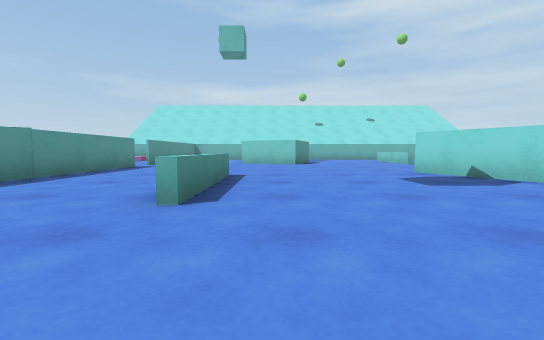
view 1 (above)

19 first-person views from a walk through a Unity game level. The camera is 0.5 m above the floor, tilts 4° down and sees 90° across. The floor is counted in squares, 1 m on a side. Each view is taken from the middle of a square. On the plan, view 1 faces up. The plan holds only what a view shows up to about 9 squares ahead; the rest is blank. The place goes on beyond the plan. The player character is not drawn.

view 2
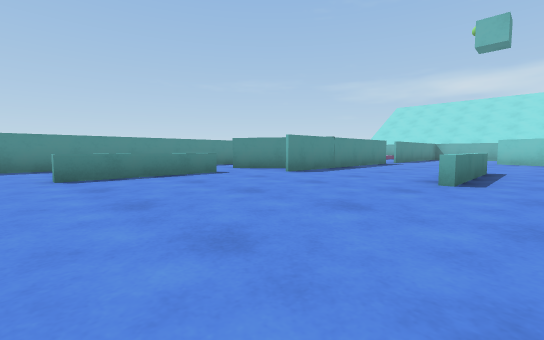

view 3
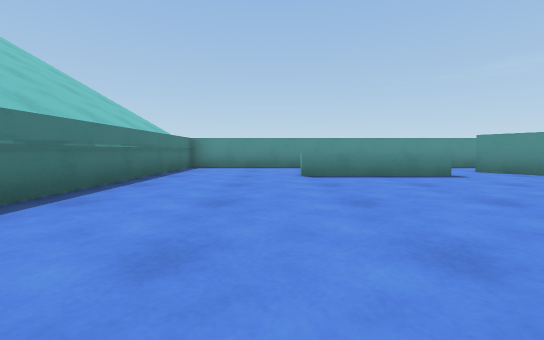

view 4
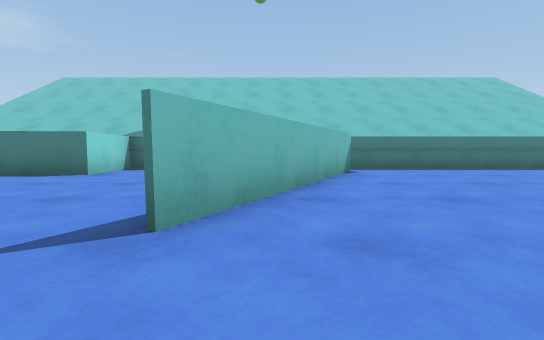

view 5
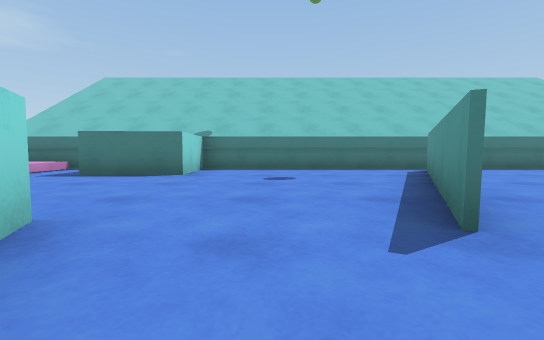

view 6
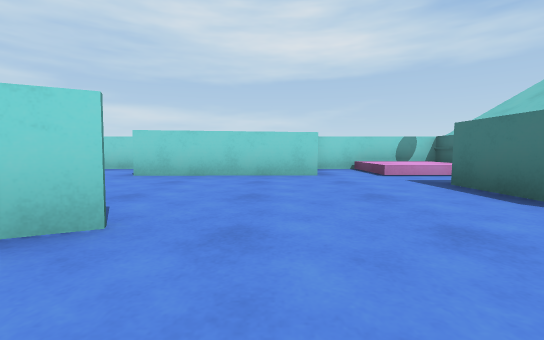

view 7
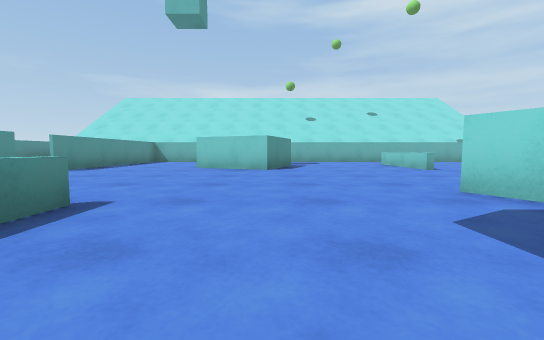

view 8
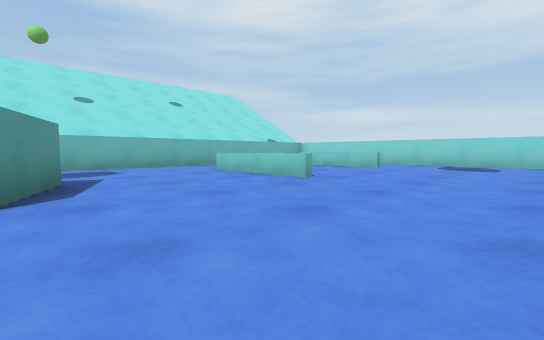

view 9
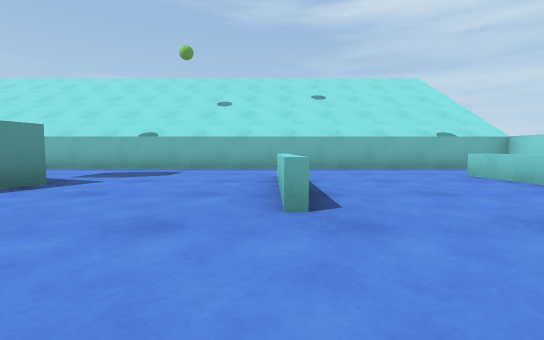

view 10
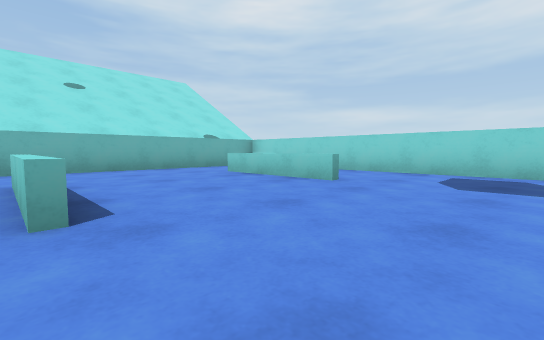

view 11
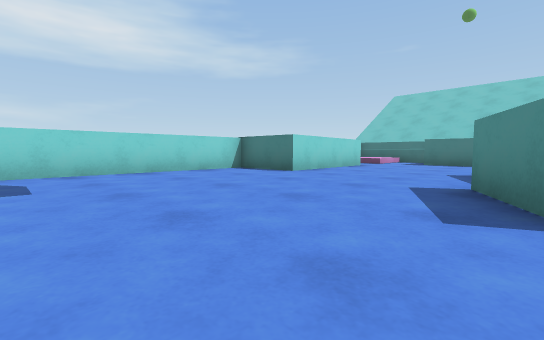

view 12
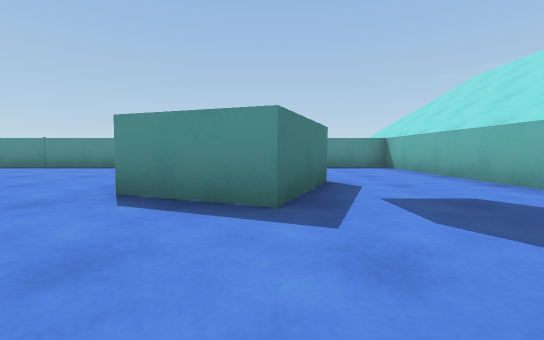

view 13
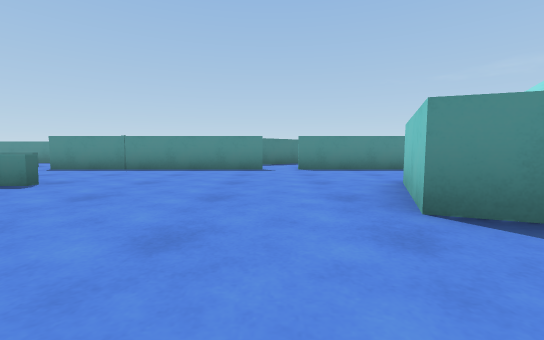

view 14
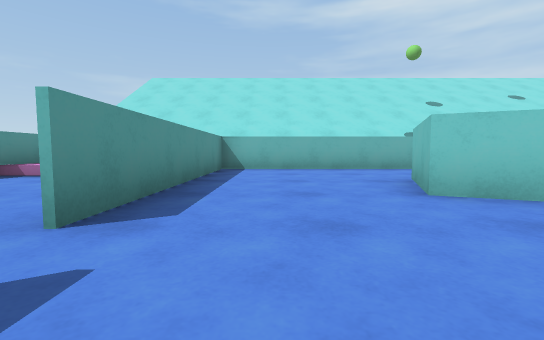

view 15
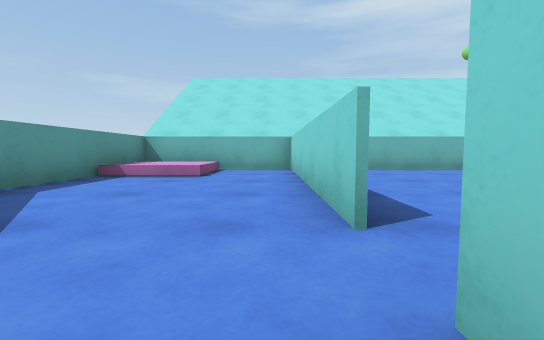

view 16
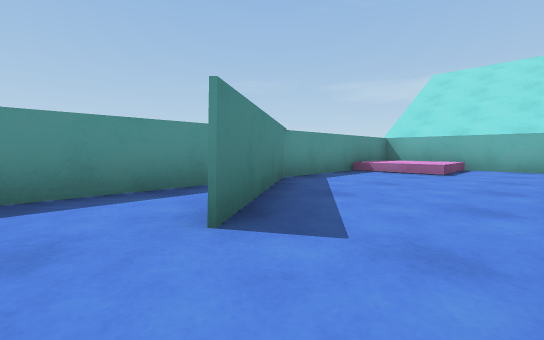

view 17
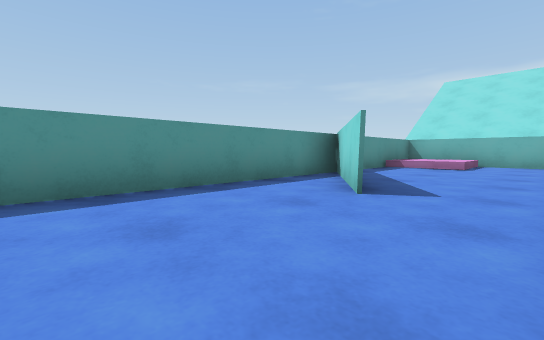

view 18
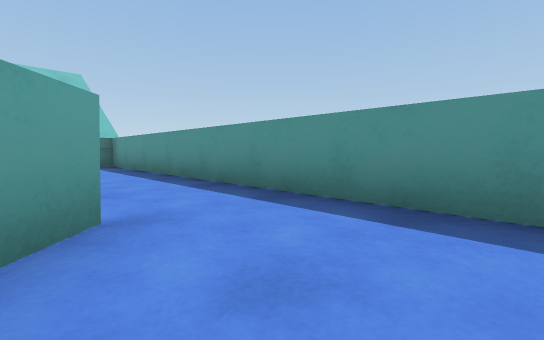

view 19
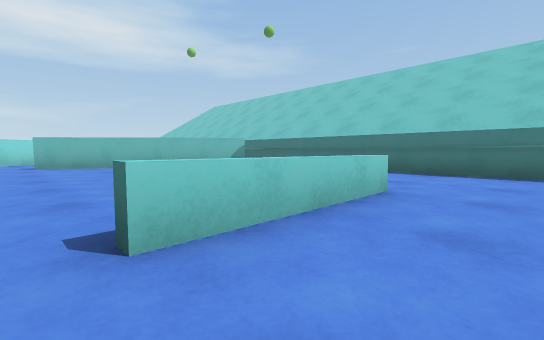

### Floor plan
Key: @ floor where view 1 was taken; # wall or solid block; x gap in a wall; . floor; = window, fence, low wall or low ledge; ^ raised ledge; B cyan block.
Columns run from 9 left of view 1 to 12 right of it. Each row starts with its distance up from view 1.
 16 ######################
 15 #^^..#.............. #
 14 #^^..#.............  #
 13 #....#...B....=...^  #
 12 #....#..B B...=...^ .#
 11 #....#..BBB...=...^..#
 10 ##...#....B...=......#
  9 ###..................#
  8 #.#..#...............#
  7 #....#...............#
  6 #....#.......#.......#
  5 #....#..=....#B......#
  4 #..###..=.....B......#
  3 #..#.#..=..... ....^^#
  2 #.............##...^
  1 #...=......#.......^
  0 #...=....@.#.......^
 -1 #...=.....##.......^^#
 -2 #.........#........^^#
 -3 #........##....BBB.^^#
 -4 #........x.....B  .^^#
 -5 ################  ####

Where each view was taken, in squares from view 1:
view 1: 0 up, 0 right, facing up
view 2: 2 down, 0 right, facing up-left
view 3: 2 down, 0 right, facing left
view 4: 3 up, 2 right, facing down
view 5: 3 up, 4 right, facing down
view 6: 0 up, 4 right, facing right
view 7: 3 up, 1 right, facing up
view 8: 7 up, 1 right, facing up-right
view 9: 8 up, 5 right, facing up
view 10: 8 up, 5 right, facing up-right
view 11: 8 up, 5 right, facing down-right
view 12: 12 up, 4 right, facing left
view 13: 9 up, 3 right, facing left
view 14: 8 up, 3 left, facing up
view 15: 8 up, 5 left, facing up
view 16: 7 up, 5 left, facing up-left
view 17: 5 up, 5 left, facing up-left
view 18: 5 up, 6 left, facing down-left
view 19: 2 up, 7 left, facing down-right
